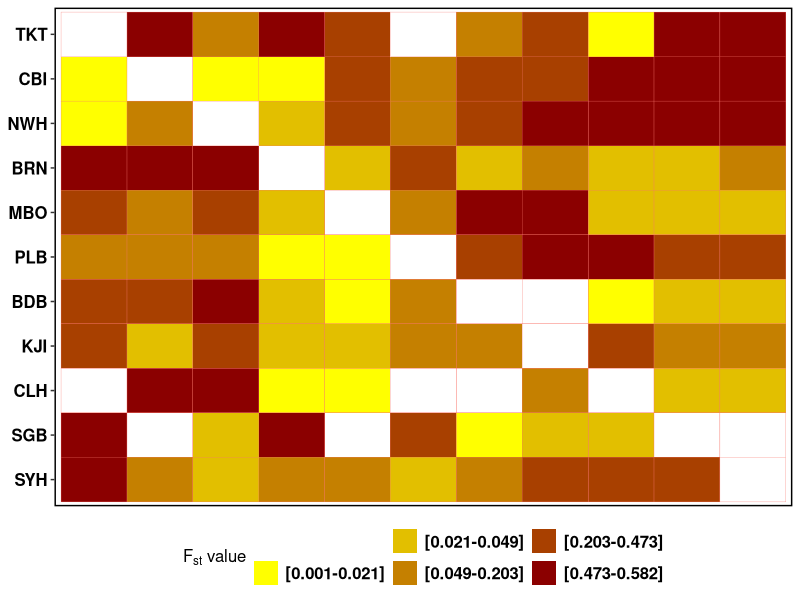
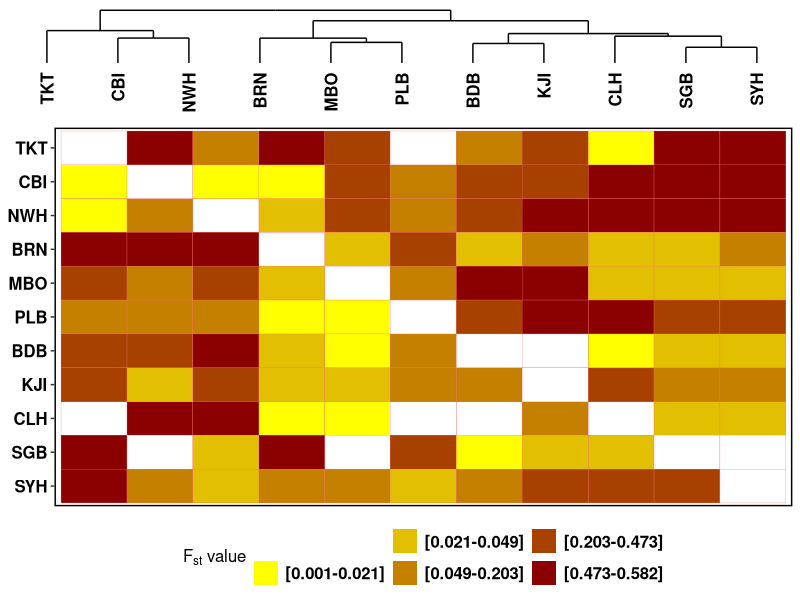

The R script that drew these images, in order:
## This code is to make a heatmap + cluster dendrogram of greencrab data.  fst works

### Install package Heatplus
  library(gdata)
  library(gplots)
  library(ggplot2)
  library(reshape)
  library(grid)
  library(ggdendro)
  library(gridExtra)

### Input data ----------
    nData <- read.table("outlier_fst.txt",sep="\t",header=T) #read in data
    rownames(nData) <- nData[,1] #make the row names = to the first column
    fst <- nData[,-1] # remove the first column, now reduntant
    rm(nData) # delete the data which is read in
    
    upperTriangle(fst) <- lowerTriangle(fst) #create a 'square' data matrix instead of triangle dissimilarity
    fst <- data.matrix(fst) # convert to matrix format

## Data check ---------
    names(fst)==rownames(fst) # check ot make sure all the names are correct (should all be TRUE)

# Make a data frame from a matrix
    fst2 <- melt(fst)
    names(fst2) <- c("popA","popB","value")
    
    fst3=subset(fst2, subset=(fst2$value!=0.000)) #remove paired to one location fst values
    summary(fst3)


# Set grouping variables based on fst percentiles ------------

    #cut into values based on 20th percentiles
    fst2$SLICE  <-  "0"
    
    fst2[which(fst2$value>0 & fst2$value<quantile(fst2$value,0.20)),"SLICE"] <- 
      paste("[0.001-",round(quantile(fst2$value,0.2),3),"]",sep="")
    
    fst2[which(fst2$value>quantile(fst2$value,0.20) & fst2$value<quantile(fst2$value,0.40)),"SLICE"] <- 
      paste("[",round(quantile(fst2$value,0.20),3),"-",
                round(quantile(fst2$value,0.4),3),"]",sep="")
    
    fst2[which(fst2$value>quantile(fst2$value,0.40) & fst2$value<quantile(fst2$value,0.60)),"SLICE"] <- 
      paste("[",round(quantile(fst2$value,0.40),3),"-",
                round(quantile(fst2$value,0.6),3),"]",sep="")
    
    fst2[which(fst2$value>quantile(fst2$value,0.60) & fst2$value<quantile(fst2$value,0.80)),"SLICE"] <- 
      paste("[",round(quantile(fst2$value,0.60),3),"-",
                round(quantile(fst2$value,0.8),3),"]",sep="")

    fst2[which(fst2$value>quantile(fst2$value,0.80)),"SLICE"] <- 
      paste("[",round(quantile(fst2$value,0.80),3),"-",
                round(max(fst2$value),3),"]",sep="")
    
    #Set factor levels which ggplot uses to order the input
    fst2$SLICE  <-  factor(fst2$SLICE, levels=c(names(table(fst2$SLICE))[c(6,1:5)]))

## Create dendrogram -------------
    hc <- hclust(dist(fst))
    
    p1  <-  ggdendrogram(hc, theme_dendro=F, color= "black", size=6)+
      theme(axis.text.y=element_blank(), 
            axis.text.x= element_text(size=12,face="bold",colour="black"),
            axis.ticks=element_blank(),
            axis.title.y=element_blank(),
            axis.title.x = element_blank(),
            panel.background=element_blank(),
            panel.grid.major=element_blank(),
            panel.grid.minor=element_blank(),
            plot.background=element_blank())
    
## Reorder populations as it appears on the dendrogram ----------
    fst2$popA=factor(fst2$popA,levels=(hc$labels[hc$order]),ordered=T)
    fst2$popB=factor(fst2$popB,levels=rev((hc$labels[hc$order])),ordered=T)
    
## Make the heatmap ---------------

  #Colour pallet (white for zero then smooth scale between yellow and dark red)
      FillCols=c("#FFFFFF",colorpanel(5,low="yellow",high="darkred"))
      ColLevs=c("",levels(fst2$SLICE)[2:6]) # do not put anything for zero (noted in figure caption)
  
      hm=qplot(fst2$popA, fst2$popB, fill=fst2$SLICE, data=fst2,geom="tile",colour="black")+
      scale_fill_manual(values = FillCols, labels=ColLevs)+
      theme(panel.border = element_rect(colour="black", fill=NA, size=1),
            panel.background = element_rect(fill = "white"),
            axis.title=element_text(size=12,colour="black",face="bold"),
            legend.title=element_text(size=12,colour="black",face="bold"),
            legend.text=element_text(colour="black",size=12,face="bold"),
            axis.text.x=element_text(size=12,colour="black",face="bold", angle=90),
            axis.title.y=element_text(size=12,colour="black",face="bold"),
            axis.text.y=element_text(size=12,colour="black",face="bold"),
            legend.position="bottom")+
      guides(fill=guide_legend(title=expression(paste(F[st], " value",sep=""))), keyheight=10,colour=FALSE,face="bold")+
      scale_x_discrete(breaks=NULL)+ 
        theme(axis.title.x = element_blank(), axis.title.y = element_blank());hm

### convert plots into grob objects -------------
    gp1<-ggplotGrob(p1)
    gp2<-ggplotGrob(hm)

## make grobs have same width dimensions (so they overlap properly) -----------
    maxWidth <-  grid::unit.pmax(gp1$widths[1:5], gp2$widths[1:5])
    gp1$widths[1:5] <- as.list(maxWidth)
    gp2$widths[1:5] <- as.list(maxWidth)

## Save plot ----------------
    #* Note you can change the specifics of this to a png, jpeg, bmp, tiff, pdf, etc. and play with settings
    
    png("GreenCrab_Dendro_HeatMap.png",width=600,height=480)
    
        grid.arrange(gp1, gp2, heights=c(1/5,4/5), ncol=1) 
    
    dev.off()
